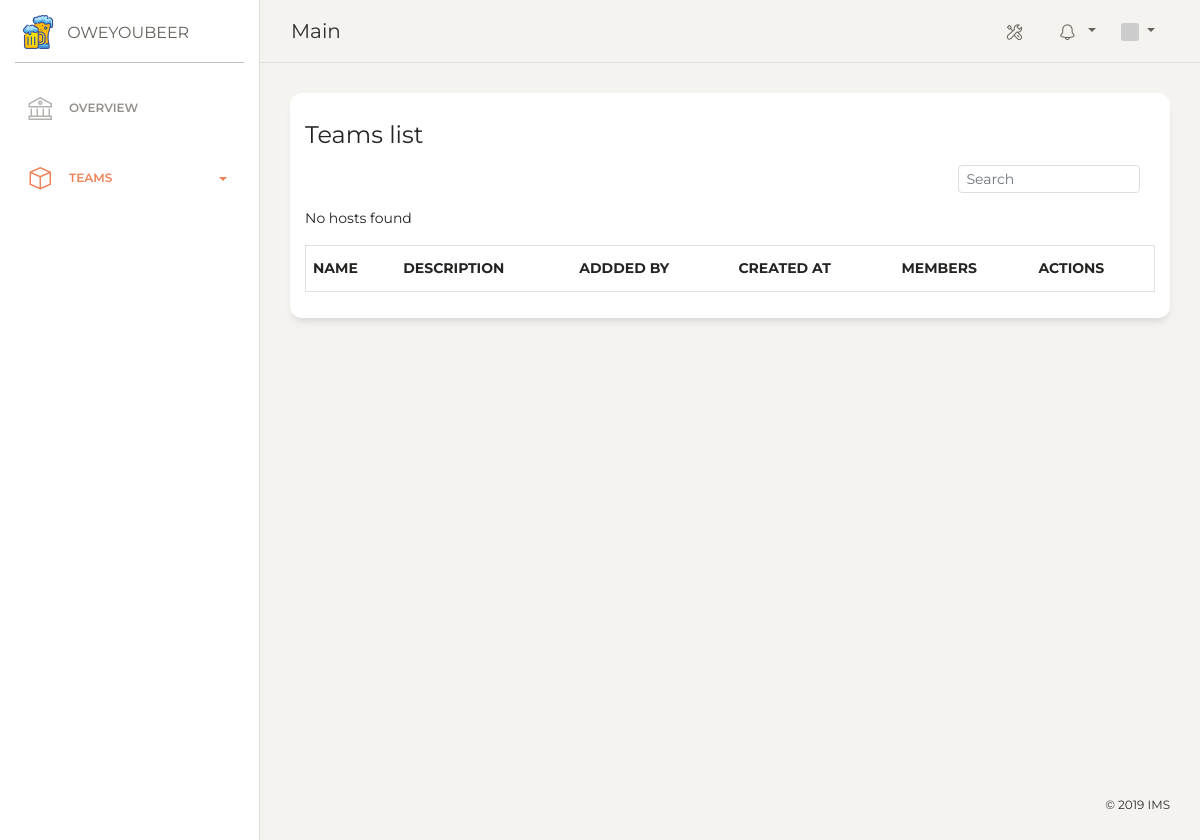
Before: /teams (signed in) with the older database file.
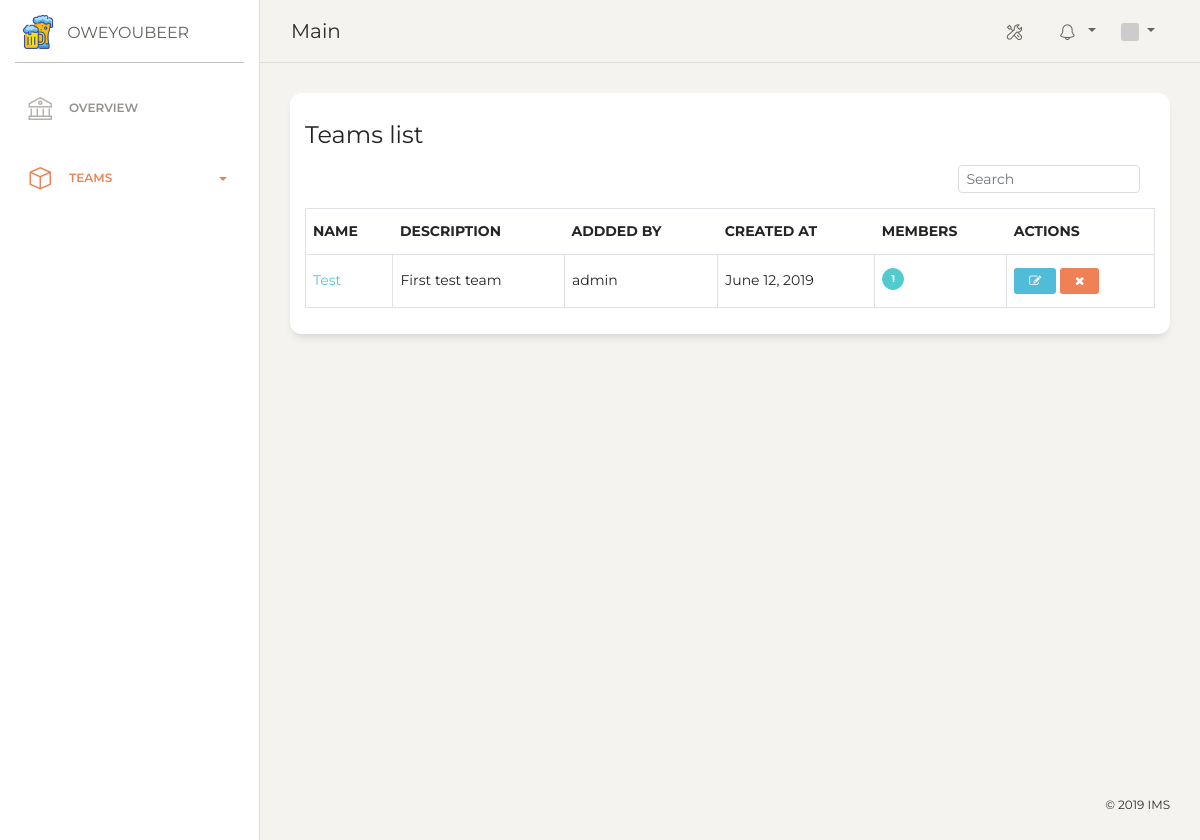
After: the same page with the newer database file.
### core/models.py (models this page shows, shortened)
class Team(models.Model):
    name = models.CharField(max_length=128)
    description = models.CharField(max_length=50, null=True)
    created_at = models.DateTimeField(auto_now_add=True)
    updated_at = models.DateTimeField(auto_now=True)
    added_by = models.ForeignKey(Account, on_delete=models.CASCADE, related_name='link_to_the_person_created')
    members = models.ManyToManyField(Account)
    def get_absolute_url(self):
        return reverse("ui:teamdetail", kwargs={"id": self.id})

### account/models.py (models this page shows, shortened)
class Account(AbstractUser):
    class Meta:
        db_table = 'accounts'
    email = models.EmailField(unique=True)
    username = models.CharField(max_length=40, unique=True)
    first_name = models.CharField(max_length=40, blank=True)
    last_name = models.CharField(max_length=40, blank=True)
    avatar_hash = models.CharField(max_length=140, blank=True)
    is_superuser = models.BooleanField(default=False)
    is_active = models.BooleanField(default=True)
    objects = AccountManager()
    USERNAME_FIELD = 'username'
    REQUIRED_FIELDS = ['email']
    def gravatar(self, size=100, default='identicon', rating='g'):
        url = 'https://secure.gravatar.com/avatar'
        hash = self.avatar_hash or self.gravatar_hash()
        return '{url}/{hash}?s={size}&d={default}&r={rating}'.format(
            url=url, hash=hash, size=size, default=default, rating=rating)

### core/views.py (the view)
# urls.py: url(r'^teams$', view=TeamList.as_view(), name='teams'),
class TeamList(ListView):
    model = Team
    template_name = 'team/list.html'
    paginate_by = 2
    context_object_name = 'teams'
    def get(self, request, *args, **kwagrs):
        team = request.GET.get('team')
        self.object_list = self.get_queryset().order_by('id')
        if team:
            self.object_list = self.object_list.filter(team_id=team)
        context = self.get_context_data()
        return self.render_to_response(context)

### templates/team/list.html (shortened to what this page needs)
{% extends 'layout.html' %}
{% block body %}
<div class="content">
  <div class="row">
    <div class="col-md-12">
      <div class="card">
        <div class="card-header">
          <h4 class="card-title">Teams list</h4>
          <div class="float-right col-md-3">
            <span class="bmd-form-group bmd-form-group-sm is-filled">
              <input type="text" id="userInput" onkeyup="searchHost()" class="form-control form-control-sm" placeholder="Search">
            </span>
          </div>
        </div>
        <div class="card-body">
          <table id="hostTable" class="table table-hover table-bordered" cellspacing="0" width="100%">
          <thead>
            <tr>
              <th>Name</th>
              <th>Description</th>
              <th>Addded By</th>
              <th>Created At</th>
              <th>Members</th>
              <th class="disabled-sorting">Actions</th>
            </tr>
          </thead>
          <tbody>
            {% for team in teams %}
            <tr>
              <td><a href="{{ team.get_absolute_url }}">{{ team.name }}</a></td>
              <td>{{ team.description }}</td>
              <td>{{ team.added_by.username }}</td>
              <td>{{ team.created_at|date }}</td>
              <td><a href="{% url 'ui:members' %}?team={{ team.id }}"><span class="badge badge-pill badge-primary">{{ team.members.count }}</span></a></td>
              <td>
                <a href="{% url 'ui:teamedit' team.id %}" class="btn btn-info btn-sm" rel="tooltip" title="" data-original-title="Edit"><i class="fa fa-edit"></i></a>
                <button type="button" data-toggle="modal" data-target="#deleteModal" class="btn btn-danger btn-sm remove" rel="tooltip" title="" data-original-title="Delete"><i class="fa fa-times"></i></button>
              </td>
            </tr>
            {% empty %}
            <p>No hosts found</p>
            {% endfor %}
          </tbody>
          </table>
        </div>
      </div>
    </div>
  </div>
</div>
{% endblock %}

Changed rows visible on the page:
added Team: name "Test", description "First test team", added_by.username "admin", created_at "June 12, 2019", members.count "1"
Other visible differences:
text no longer shown: "No hosts found"
